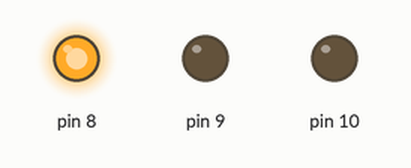
Simulated run of this sketch. Board: Arduino Uno, built with avr-gcc and run on an emulated ATmega328P. Shown: output pins drawn as LEDs (lit = HIGH).

Above: at 2.2 s.
At 6.7 s:
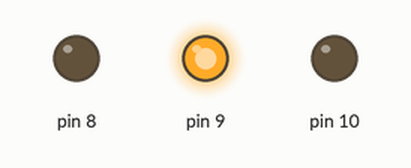
At 11.2 s:
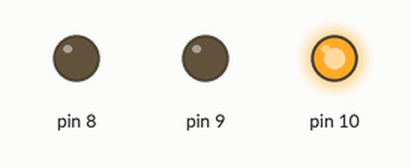
Timing chart, 0 to 17.6 s (numbered marks = the images above):
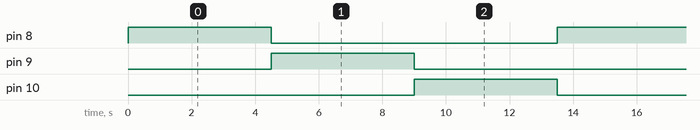

The sketch:

TrafficLights.ino
```cpp
void setup() {
  pinMode(8, OUTPUT);
  pinMode(9, OUTPUT);
  pinMode(10, OUTPUT);
}

void loop() {
  //GREEN
  Signal(8);

  //YELLOW
  Signal(9);

  //RED
  Signal(10);
}

//Define a func. 'Signal' to optimize the code
void Signal(int pin) {
  digitalWrite(pin, HIGH);
  delay(4500);
  digitalWrite(pin, LOW);
}
```

Measured:
- by itself, pin 8–10: alternates HIGH for 4.5 s and LOW for 9.0 s
- by itself, everything shown: repeats every 13.5 s, in 4 steps
